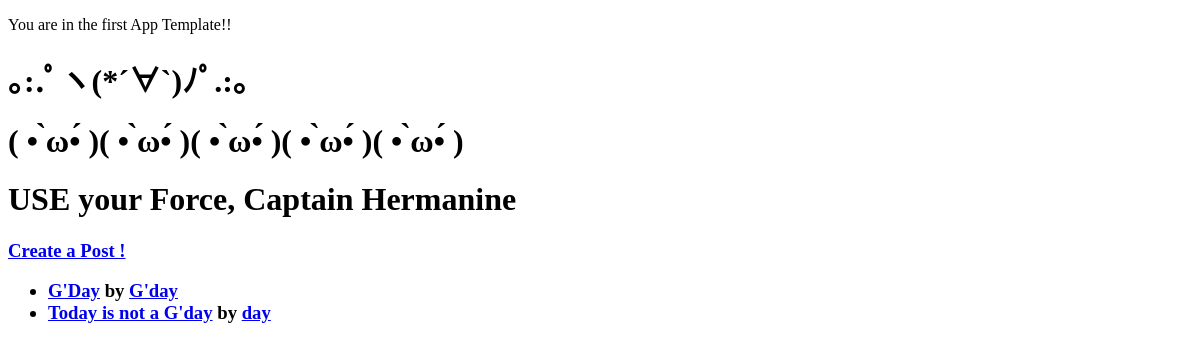
The app's page /posts/, older data.
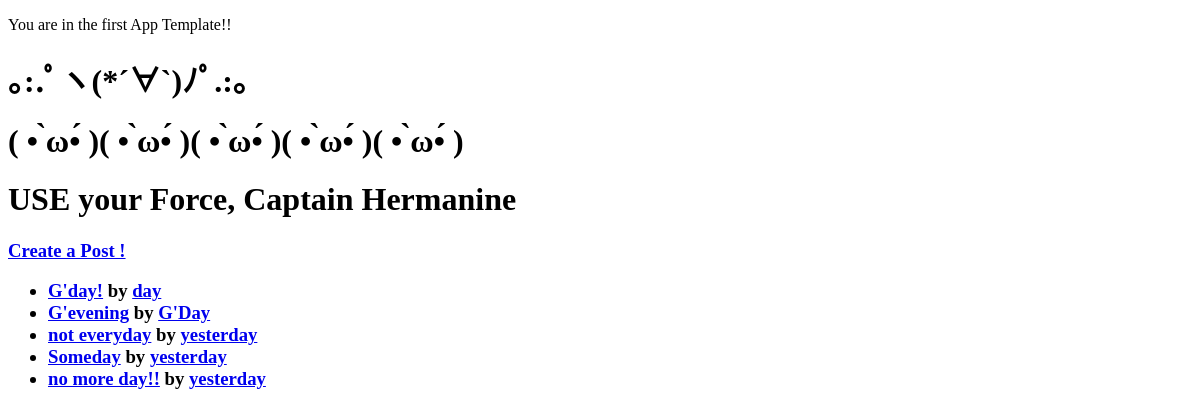
The same page, newer data.
### first/models.py (models this page shows, shortened)
class Post(models.Model):
    title = models.CharField(max_length=255)
    is_public = models.BooleanField(default=False)
    content = models.TextField(blank=True)
    author = models.CharField(max_length=255)
    is_draft = models.BooleanField(null=True)
    dt = models.DateTimeField(blank=True, null=True)
    tags = models.ManyToManyField("Tag", blank=True, related_name="posts")

### first/views.py (the view)
# urls.py: path("posts/", list_post, name="list_post"),
def list_post(request):
    posts = Post.objects.all()
    return render(
        request,
        "first/list_post.html",
        {
            "posts": posts,
            "show": request.GET.get("show", "") == "true",
        },
    )

### first/templates/first/list_post.html (shortened to what this page needs)
{% extends "first_base.html" %}
{% block first_body %}
    {% include "first/_welcome.html" %}
    <h1>USE your Force, Captain Hermanine</h1>
    <a href=" {% url "create_post" %}">
        <h3>
            Create a Post !
            <h3>
            </a>
            <ul>
                {% for post in posts %}
                    <li>
                        <a href="{% url "get_post" pk=post.id %}">{{ post.title }}</a> by <a href="{% url "get_post" pk=post.id %}">{{ post.author }}</a>
                    </li>
                {% empty %}
                    <h1>(☉_☉) (☉_☉) (☉_☉) No Article Found in Database  (☉_☉) (☉_☉) (☉_☉) (☉_☉) (☉_☉)</h1>
                {% endfor %}
            </ul>
        {% endblock %}

### first/templates/first_base.html (shortened to what this page needs)
{% extends "base.html" %}
{% block body %}
    <p>
        You are in the first App Template!!
        <h1>｡:.ﾟヽ(*´∀`)ﾉﾟ.:｡</h1>
    </p>
    {% block first_body %}{% endblock %}
{% endblock %}

### templates/base.html (shortened to what this page needs)
<!DOCTYPE html>
<html lang="en">
    <head>
    </head>
    <body>
        {% block body %}{% endblock %}
    </body>
</html>

### first/templates/first/_welcome.html
<h1> ( • ̀ω•́ )( • ̀ω•́ )( • ̀ω•́ )( • ̀ω•́ )( • ̀ω•́ )</h1>

Row changes from the older to the newer data that the page shows:
removed Post: title "G'Day", author "G'day"
removed Post: title "Today is not a G'day", author "day"
added Post: title "G'day!", author "day"
added Post: title "G'evening", author "G'Day"
added Post: title "not everyday", author "yesterday"
added Post: title "Someday", author "yesterday"
added Post: title "no more day!!", author "yesterday"
